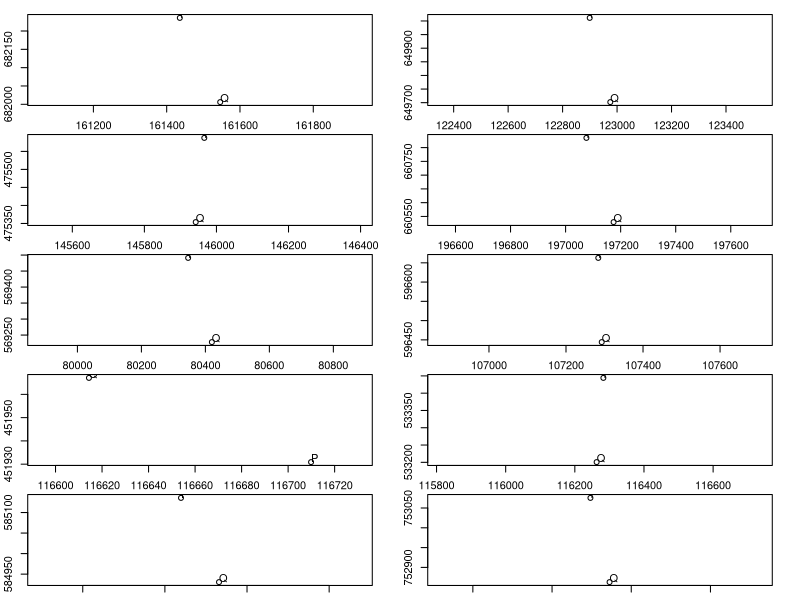
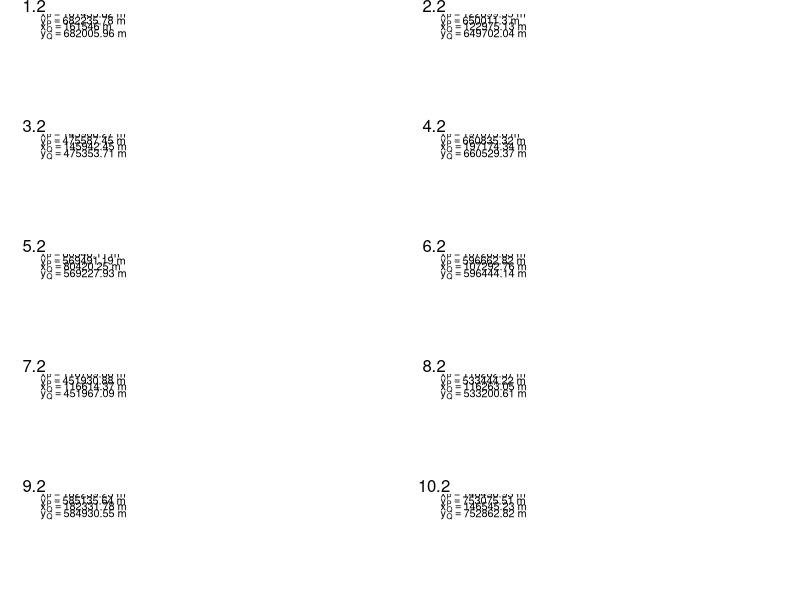

Recreate these plots in R, in order.
StudentNum <- 10

set.seed(10)

GeodII.df <- data.frame(x = round(runif(StudentNum, 64000, 256000), 2),
                        y = round(runif(StudentNum, 432000, 816000), 2)
                        )

## If possible not in the first quarter
ttxadd <- rnorm(StudentNum, sd = 100)
ttyadd <- ifelse(ttxadd > -90, rnorm(StudentNum, -200, sd = 50), rnorm(StudentNum, sd = 100))
GeodII.df$x2 <- GeodII.df$x + round(ttxadd, 2)
GeodII.df$y2 <- GeodII.df$y + round(ttyadd, 2)

## Quick check
par(mfrow = c(5,2), mar = c(1.1,2.1,1.1,2.1))
for(aktStudentNum in 1:StudentNum) {
    plot(c(GeodII.df[aktStudentNum, "x"], GeodII.df[aktStudentNum, "x2"]),
         c(GeodII.df[aktStudentNum, "y"], GeodII.df[aktStudentNum, "y2"]), asp = TRUE)
    mtext(paste0(aktStudentNum, ".2"), at = 0)
    text(GeodII.df[aktStudentNum, "x"], GeodII.df[aktStudentNum, "y"], "P", adj = c(0,0))
    text(GeodII.df[aktStudentNum, "x2"], GeodII.df[aktStudentNum, "y2"], "Q", adj = c(0,0))
}

pdf(paper = "a4", width = 19.5/2.54, height = 28.5/2.54)
par(mfrow = c(5,2), mar = c(1.1,2.1,1.1,2.1))
for(aktStudentNum in 1:StudentNum) {
    plot(c(1,50), c(1,50), type = "n", axes = FALSE)
    mtext(paste0(aktStudentNum, ".2"), at = 0)
    text(1,49,bquote(x[P] == .(paste(GeodII.df[aktStudentNum, "x"], "m"))), adj = c(0,0))
    text(1,45,bquote(y[P] == .(paste(GeodII.df[aktStudentNum, "y"], "m"))), adj = c(0,0))
    text(1,41,bquote(x[Q] == .(paste(GeodII.df[aktStudentNum, "x2"], "m"))), adj = c(0,0))
    text(1,37,bquote(y[Q] == .(paste(GeodII.df[aktStudentNum, "y2"], "m"))), adj = c(0,0))
}
dev.off()
